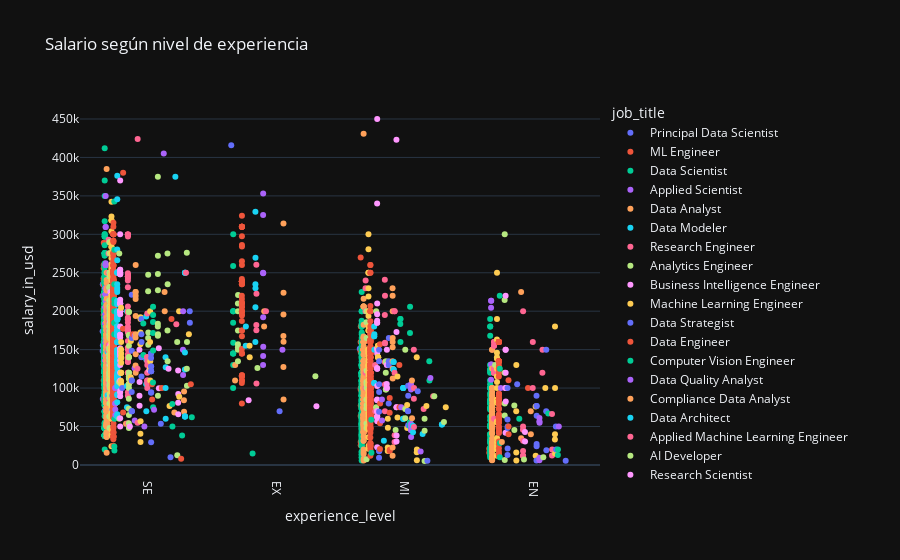

This figure's notebook cell:
### Markdown cell above
¿Cuál es el salario promedio por nivel de experiencia?

### Code cell
salario_medio_df = pd.DataFrame(df)
fig = px.strip(salario_medio_df, x="experience_level", y="salary_in_usd", template="plotly_dark", color='job_title', title="Salario según nivel de experiencia", )
fig.update_xaxes(tickangle=90)
fig.show()
